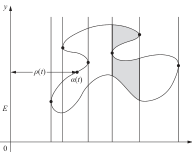
#> input picture fig_1_23_crop_v2.png, 192 x 152 px
$ python -i figure_extractor.py   (imports and definitions only)
#> lines starting #> are read from the running program, lines starting #| are printed output that depends on the picture
import os
import csv
import argparse
import cv2
import numpy as np
from PIL import Image
import subprocess
import json


def detect_footer_caption_blocks(thresh, top, bottom, img_w):
    footer_h = max(50, int((bottom - top) * 0.12))
    footer_top = max(top, bottom - footer_h)
    footer = thresh[footer_top:bottom, :]
    col_sums = np.sum(footer, axis=0)

    ranges = []
    in_text = False
    start = 0

    for x, v in enumerate(col_sums):
        if v > 500:
            if not in_text:
                start = x
                in_text = True
        else:
            if in_text:
                ranges.append((start, x - 1))
                in_text = False

    if in_text:
        ranges.append((start, img_w - 1))

    merge_gap = max(15, int(img_w * 0.01))
    min_caption_width = max(30, int(img_w * 0.03))

    merged = []
    for a, b in ranges:
        if not merged or a - merged[-1][1] >= merge_gap:
            merged.append([a, b])
        else:
            merged[-1][1] = b

    merged = [r for r in merged if (r[1] - r[0]) >= min_caption_width]
    return merged


# [27 lines left out: function is_graphic_block, not called in this run]


def is_caption_anchor(thresh, top, bottom, img_w):
    caps = detect_footer_caption_blocks(thresh, top, bottom, img_w)
    if len(caps) != 1:
        return False

    a, b = caps[0]
    center = (a + b) / 2
    width_ratio = (b - a) / img_w

    top_part_bottom = max(top + 1, bottom - max(60, int((bottom - top) * 0.22)))

    return (
        img_w * 0.40 <= center <= img_w * 0.60
        and width_ratio <= 0.16
        and is_graphic_block(thresh, top, top_part_bottom, img_w)
    )


def build_prelim_blocks(thresh, img_h):
    row_sums = np.sum(thresh, axis=1)

    y_gap_threshold = max(20, int(img_h * 0.015))
    min_figure_height = max(80, int(img_h * 0.05))

    raw_blocks = []
    in_block = False
    zero_count = 0
    start_y = 0

    for y, val in enumerate(row_sums):
        if val > 1000:
            if not in_block:
                start_y = y
                in_block = True
            zero_count = 0
        else:
            zero_count += 1
            if in_block and zero_count >= y_gap_threshold:
                raw_blocks.append((start_y, y - zero_count))
                in_block = False

    if in_block:
        raw_blocks.append((start_y, img_h - 1))

    prelim = []
    i = 0
    while i < len(raw_blocks):
        top, bottom = raw_blocks[i]

        if bottom - top > min_figure_height:
            if i + 1 < len(raw_blocks):
                next_top, next_bottom = raw_blocks[i + 1]
                gap = next_top - bottom
                next_height = next_bottom - next_top

                if gap < int(img_h * 0.04) and next_height < int(img_h * 0.04):
                    bottom = next_bottom
                    i += 1

            prelim.append([max(0, top - 20), min(img_h, bottom + 20)])

        i += 1

    return raw_blocks, prelim


def split_x_blocks(thresh, top, bottom, img_w):
    blk = thresh[top:bottom, :]
    col_sums = np.sum(blk, axis=0)

    x_gap_threshold = max(40, int(img_w * 0.08))
    min_width = int(img_w * 0.05)

    blocks = []
    in_content = False
    zero_count = 0
    start_x = 0

    for x, val in enumerate(col_sums):
        if val > 500:
            if not in_content:
                start_x = x
                in_content = True
            zero_count = 0
        else:
            zero_count += 1
            if in_content and zero_count >= x_gap_threshold:
                left = max(0, start_x - 20)
                right = x - zero_count + 20
                if right - left >= min_width:
                    blocks.append((left, right))
                in_content = False

    if in_content:
        left = max(0, start_x - 20)
        right = img_w - 1
        if right - left >= min_width:
            blocks.append((left, right))

    return blocks


def figure_filter_metrics(gray):
    _, th = cv2.threshold(gray, 200, 255, cv2.THRESH_BINARY_INV)

    fg_ratio = float((th > 0).mean())

    edges = cv2.Canny(gray, 80, 180)
    edge_density = float((edges > 0).mean())

    nlabels, labels, stats, centroids = cv2.connectedComponentsWithStats(th, 8)
    areas = stats[1:, cv2.CC_STAT_AREA] if nlabels > 1 else np.array([])
    cc_big = int((areas >= 20).sum()) if len(areas) else 0

    col_sums = np.sum(th, axis=0)
    nz = np.where(col_sums > 500)[0]
    x_span_ratio = float((nz[-1] - nz[0]) / gray.shape[1]) if len(nz) else 0.0

    return {
        "fg_ratio": fg_ratio,
        "edge_density": edge_density,
        "cc_big": cc_big,
        "x_span_ratio": x_span_ratio,
    }


def is_probably_figure_relaxed(gray):
    """第一道筛选：CV 方法初筛"""
    m = figure_filter_metrics(gray)

    keep = (
        (m["fg_ratio"] < 0.055 and m["edge_density"] < 0.055)
        or (m["cc_big"] < 120 and m["fg_ratio"] < 0.05)
        or (m["fg_ratio"] < 0.04 and m["x_span_ratio"] < 0.97)
    )

    return keep, m


# [55 lines left out: function verify_with_gemini, not called in this run]


def extract_figures(image_path, output_dir, use_gemini=True):
#> called with image_path = 'fig_1_23_crop_v2.png', output_dir = 'out.png', use_gemini = True
    img = cv2.imread(image_path, cv2.IMREAD_GRAYSCALE)
#> img: shape (152, 192); min 31, max 255, mean 246.5
    if img is None:
        raise ValueError(f"Cannot load image: {image_path}")

    img_h, img_w = img.shape
#> img_h = 152; img_w = 192
    _, thresh = cv2.threshold(img, 200, 255, cv2.THRESH_BINARY_INV)
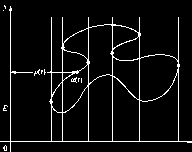
#> thresh: shape (152, 192); 5.9% white in thin lines or dots

    raw_blocks, prelim = build_prelim_blocks(thresh, img_h)
#> in build_prelim_blocks, `row_sums = np.sum(thresh, axis=1)`: row_sums = 152 values, max 48960 at index 141, min 0 at index 0, mean 2892.2
#> the loop in build_prelim_blocks, `for y, val in enumerate(row_sums):` made 152 passes
#> (val, start_y, in_block, zero_count) on pass 11: (1020, 10, True, 0)
#> (val, zero_count) on passes 1 to 6: (0, 1), (0, 2), (0, 3), (0, 4), (0, 5), (255, 6)
#> after the loop in build_prelim_blocks, `for y, val in enumerate(row_sums):`: in_block = True; raw_blocks = []; start_y = 10
#> the loop in build_prelim_blocks, `while i < len(raw_blocks):` made 1 pass
#> (top, i) on pass 1: (10, 1)
#> after the loop in build_prelim_blocks, `while i < len(raw_blocks):`: i = 1; prelim = [[0, 152]]
#> raw_blocks = [(10, 151)]; prelim = [[0, 152]]

    used = [False] * len(prelim)
#> used = [False]
    candidates = []

    # Phase 1: compound figure anchor first
    for i, (top, bottom) in enumerate(prelim):
        if used[i]:
            continue

        if is_caption_anchor(thresh, top, bottom, img_w):
            merged_top, merged_bottom = top, bottom
            j = i - 1

            while j >= 0 and not used[j]:
                prev_top, prev_bottom = prelim[j]
                gap = merged_top - prev_bottom

                if gap <= max(60, int(img_h * 0.06)) and is_graphic_block(
                    thresh, prev_top, prev_bottom, img_w
                ):
                    merged_top = prev_top
                    used[j] = True
                    j -= 1
                else:
                    break

            used[i] = True
            candidates.append((0, img_w - 1, merged_top, merged_bottom, "compound_keep"))
#> this loop made 1 pass
#> (top, bottom) on pass 1: (0, 152)
#> pass 1, in detect_footer_caption_blocks, `footer = thresh[footer_top:bottom, :]`:
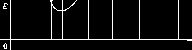
#> footer: shape (50, 192); 5.6% white in thin lines or dots
#> after the loop, candidates = []

    # Phase 2: normal split
    for i, (top, bottom) in enumerate(prelim):
        if used[i]:
            continue

        x_blocks = split_x_blocks(thresh, top, bottom, img_w)
        for left, right in x_blocks:
            candidates.append((left, right, top, bottom, "split"))

        used[i] = True
#> this loop made 1 pass
#> (top, bottom, x_gap_threshold in split_x_blocks, min_width in split_x_blocks, left in split_x_blocks) on pass 1: (0, 152, 40, 9, 0)
#> after the loop, candidates = [(0, 191, 0, 152, 'split')]; used = [True]

    pil_img = Image.open(image_path)

    os.makedirs(output_dir, exist_ok=True)
    stem = os.path.splitext(os.path.basename(image_path))[0]

    cv_results = []
    gemini_results = []
    final_results = []

    # 第一道筛选：CV 方法
    for cand_idx, (left, right, top, bottom, mode) in enumerate(candidates, 1):
        crop = pil_img.crop((left, top, right, bottom))
        gray_crop = cv2.cvtColor(np.array(crop), cv2.COLOR_RGB2GRAY)

        keep, metrics = is_probably_figure_relaxed(gray_crop)

        cv_results.append({
            "candidate_index": cand_idx,
            "mode": mode,
            "left": left,
            "right": right,
            "top": top,
            "bottom": bottom,
            "cv_keep": keep,
            "fg_ratio": round(metrics["fg_ratio"], 6),
            "edge_density": round(metrics["edge_density"], 6),
            "cc_big": metrics["cc_big"],
            "x_span_ratio": round(metrics["x_span_ratio"], 6),
        })

        if not keep:
            continue

        # 保存临时文件用于 Gemini 验证
        temp_path = os.path.join(output_dir, f"{stem}_temp_{cand_idx}.png")
        crop.save(temp_path)

        # 第二道筛选：Gemini 验证
        if use_gemini:
            gemini_result, figure_num, gemini_output = verify_with_gemini(temp_path)
            gemini_results.append({
                "candidate_index": cand_idx,
                "gemini_result": gemini_result,
                "figure_num": figure_num,
                "gemini_output": gemini_output,
            })

            if gemini_result == "HAS_FIGURE" and figure_num:
                final_path = os.path.join(output_dir, f"fig_{figure_num}.png")
                crop.save(final_path)
                final_results.append({
                    "output": final_path,
                    "figure_num": figure_num,
                    "mode": mode,
                })
                print(f"✓ {final_path} <- Figure {figure_num}")
            else:
                print(f"✗ {temp_path} <- {gemini_result}")
                os.remove(temp_path)
        else:
            # 不使用 Gemini，直接保留
            final_idx = len(final_results) + 1
            out_name = f"{stem}_figure_{final_idx}.png"
            out_path = os.path.join(output_dir, out_name)
            crop.save(out_path)
            final_results.append({
                "output": out_path,
                "mode": mode,
            })
#> this loop made 1 pass
#> (cand_idx, left, right, top, bottom, mode) on pass 1: (1, 0, 191, 0, 152, 'split')
#> pass 1, in extract_figures, `crop = pil_img.crop((left, top, right, bottom))`:
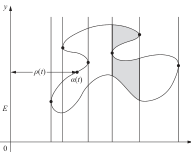
#> crop: PIL image 191x152 RGB; mean R, G, B 246.6, 246.5, 246.6
#> pass 1, in figure_filter_metrics, `_, th = cv2.threshold(gray, 200, 255, cv2.THRESH_BINARY_INV)`:
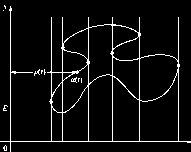
#> th: shape (152, 191); 5.9% white in thin lines or dots
#> pass 1, in figure_filter_metrics, `edges = cv2.Canny(gray, 80, 180)`:
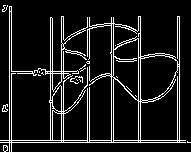
#> edges: shape (152, 191); 10.6% white in thin lines or dots
#> after the loop, cv_results = 1 item; final_results = []; gemini_results = []

    # 保存调试 CSV
    debug_csv = os.path.join(output_dir, f"{stem}_debug.csv")
    with open(debug_csv, "w", newline="", encoding="utf-8-sig") as f:
        writer = csv.DictWriter(f, fieldnames=[
            "candidate_index", "mode", "left", "right", "top", "bottom",
            "cv_keep", "fg_ratio", "edge_density", "cc_big", "x_span_ratio",
            "gemini_result", "figure_num"
        ])
        writer.writeheader()
        for i, row in enumerate(cv_results):
            row["gemini_result"] = gemini_results[i]["gemini_result"] if i < len(gemini_results) else "N/A"
            row["figure_num"] = gemini_results[i]["figure_num"] if i < len(gemini_results) else "N/A"
            writer.writerow(row)
#> this loop made 1 pass

    # 保存裁剪位置汇总 CSV（包含所有最终提取的图片坐标）
    crop_positions = []
    for i, row in enumerate(cv_results):
        if row["cv_keep"] and (not use_gemini or (i < len(gemini_results) and gemini_results[i].get("gemini_result") == "HAS_FIGURE")):
            # 确定 figure 编号
            if row.get("figure_num"):
                fig_num = row["figure_num"]
            else:
                fig_num = f"{len(crop_positions) + 1:03d}"
            crop_positions.append({
                "figure_num": fig_num,
                "left": row["left"],
                "right": row["right"],
                "top": row["top"],
                "bottom": row["bottom"],
            })
#> after the loop, crop_positions = []

    if crop_positions:
        positions_csv = os.path.join(output_dir, "figure_crop_positions.csv")
        with open(positions_csv, "w", newline="", encoding="utf-8-sig") as f:
            writer = csv.DictWriter(f, fieldnames=["figure_num", "left", "top", "right", "bottom", "width", "height"])
            writer.writeheader()
            for pos in crop_positions:
                # 获取图片尺寸
                fig_path = os.path.join(output_dir, f"fig_{pos['figure_num']}.png")
                if os.path.exists(fig_path):
                    with Image.open(fig_path) as img:
                        pos["width"], pos["height"] = img.size
                writer.writerow(pos)

    summary = {
        "image": image_path,
        "raw_blocks": raw_blocks,
        "prelim_blocks": prelim,
        "candidate_count": len(candidates),
        "cv_kept_count": sum(1 for r in cv_results if r["cv_keep"]),
        "final_count": len(final_results),
        "debug_csv": debug_csv,
        "crop_positions_csv": positions_csv if crop_positions else None,
        "results": final_results,
    }

    return summary


# [39 lines left out: function main, not called in this run]


# [2 lines not run here, left out]

>>> result = extract_figures('fig_1_23_crop_v2.png', 'out.png')
#> result = 9 items
